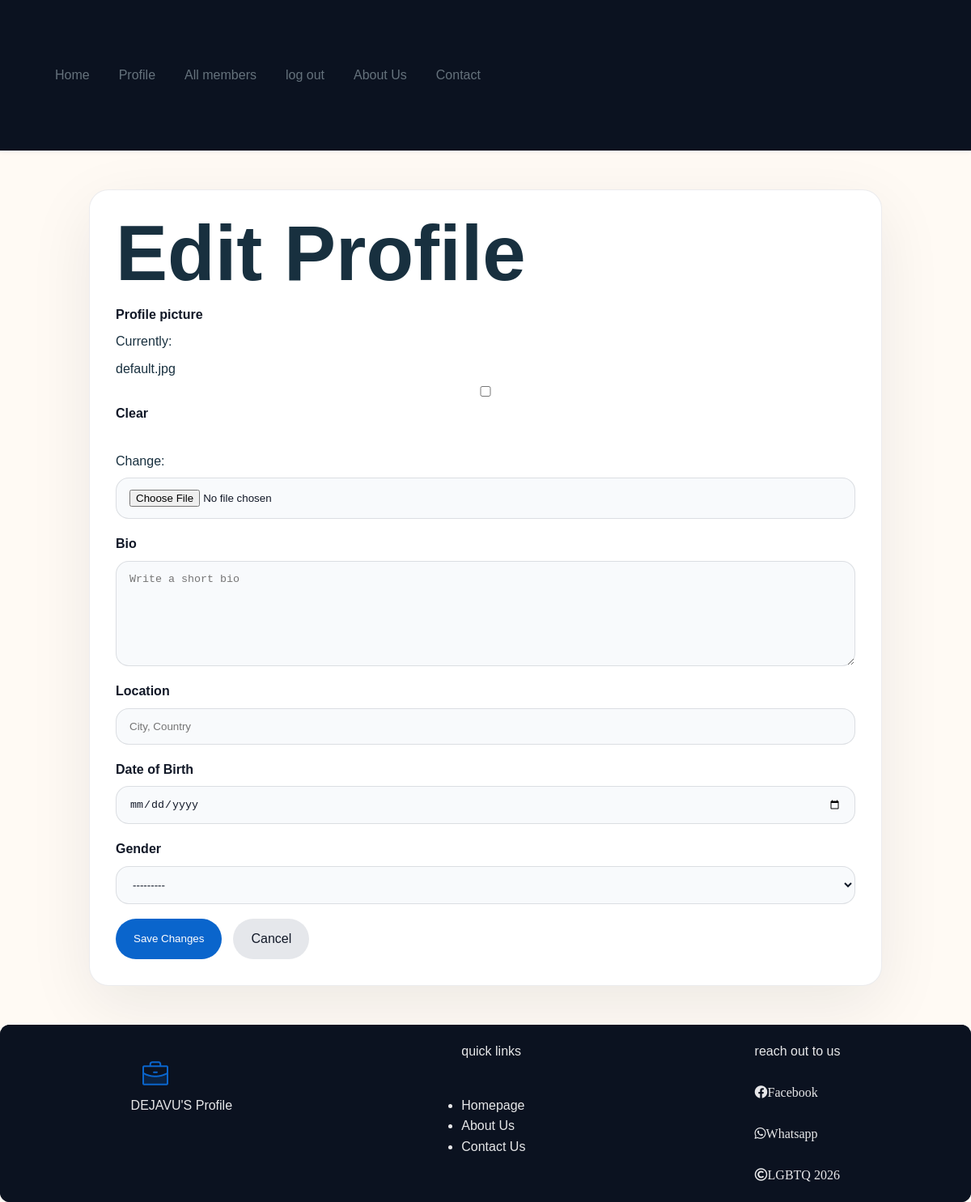
The page /profile/edit/ (signed in) on the database as committed earlier.
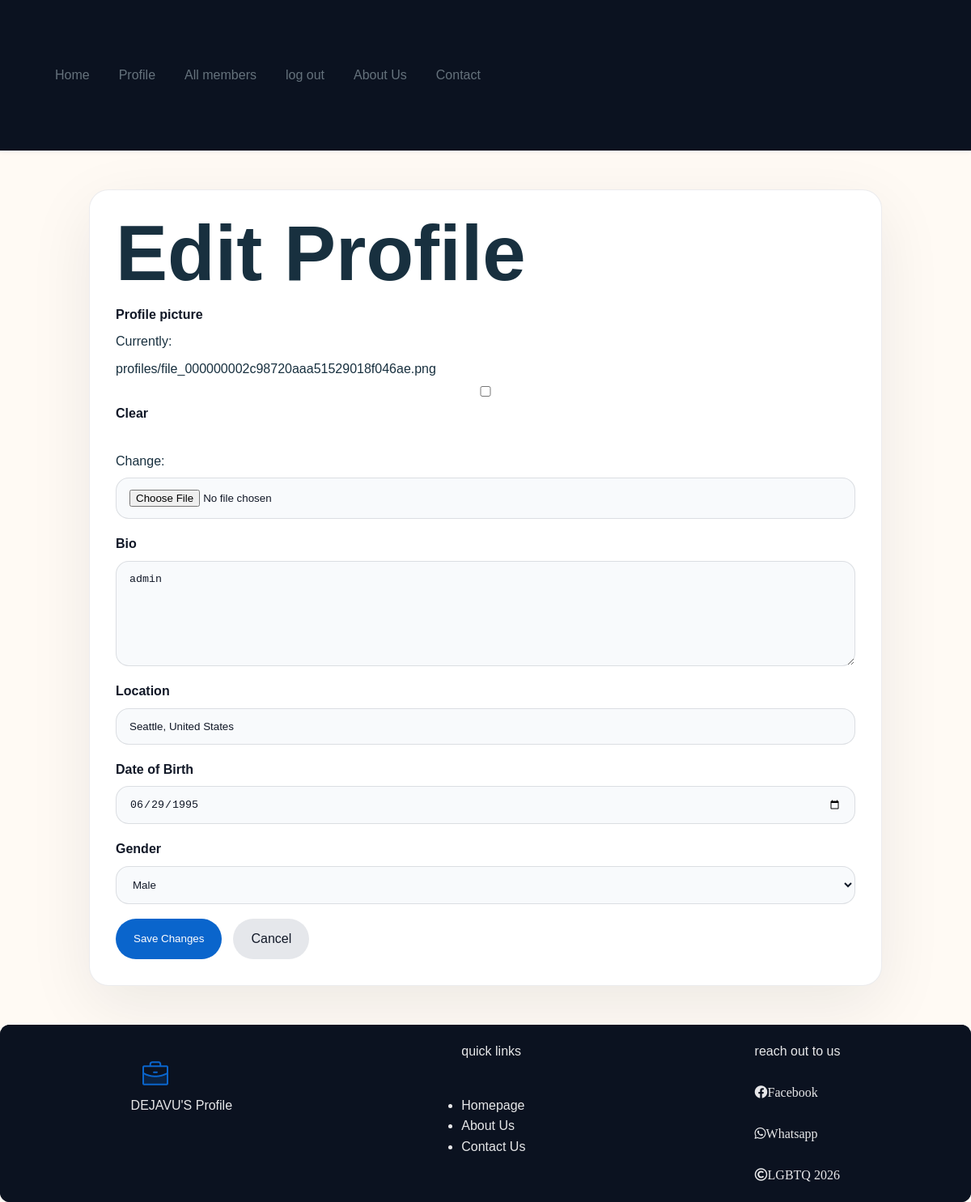
The same page on the database as committed later.
### user/models.py (models this page shows, shortened)
class UserProfile(models.Model):
    user = models.OneToOneField(User, on_delete=models.CASCADE)
    profile_picture = models.ImageField(default='default.jpg', upload_to='profiles/', blank=True, null=True)
    bio = models.TextField(blank=True, null=True)
    location = models.CharField(max_length=120, blank=True, null=True)
    date_of_birth = models.DateField(blank=True, null=True)
    gender = models.CharField(max_length=24, choices=GENDER_CHOICES, blank=True, null=True)

### user/views.py (the view)
# urls.py: path('profile/edit/', edit_profile, name='edit_profile'),
@login_required
def edit_profile(request):
    profile, _ = UserProfile.objects.get_or_create(user=request.user)
    if request.method == 'POST':
        form = UserProfileForm(request.POST, request.FILES, instance=profile)
        if form.is_valid():
            form.save()
            messages.success(request, 'Your profile has been updated.')
            return redirect('profile')
        messages.error(request, 'Please correct the errors below.')
    else:
        form = UserProfileForm(instance=profile)
    return render(request, 'edit_profile.html', {'form': form})

### user/forms.py
class UserProfileForm(forms.ModelForm):
    class Meta:
        model = UserProfile
        fields = ['profile_picture', 'bio', 'location', 'date_of_birth', 'gender']
        widgets = {
            'bio': forms.Textarea(attrs={
                'rows': 4,
                'placeholder': 'Write a short bio',
                'class': 'input-field',
            }),
            'location': forms.TextInput(attrs={
                'placeholder': 'City, Country',
                'class': 'input-field',
            }),
            'date_of_birth': forms.DateInput(attrs={
                'type': 'date',
                'class': 'input-field',
            }),
            'gender': forms.Select(attrs={
                'class': 'input-field',
            }),
        }

### user/templates/edit_profile.html (shortened to what this page needs)
{% extends "base.html" %}
 {% load static %}
 {% block main %}
<div class="content-section edit-profile-section">
  <h1>Edit Profile</h1>
  <form method="post" enctype="multipart/form-data" class="profile-form">
    <div class="form-row">
      <label for="id_profile_picture">Profile picture</label>
      {{ form.profile_picture }}
    </div>
    <div class="form-row">
      <label for="id_bio">Bio</label>
      {{ form.bio }}
    </div>
    <div class="form-row">
      <label for="id_location">Location</label>
      {{ form.location }}
    </div>
    <div class="form-row">
      <label for="id_date_of_birth">Date of Birth</label>
      {{ form.date_of_birth }}
    </div>
    <div class="form-row">
      <label for="id_gender">Gender</label>
      {{ form.gender }}
    </div>
    <div class="form-actions">
      <button type="submit" class="btn-primary">Save Changes</button>
      <a href="{% url 'profile' %}" class="btn-secondary">Cancel</a>
    </div>
  </form>
</div>
{% endblock %}

Rows that differ between the two databases and show on the page:
changed UserProfile: bio (not shown) → "admin"; location (not shown) → "Seattle, United States"; date_of_birth (not shown) → "06/29/1995"; gender "---------" → "Male"
Other text that changed with them:
text no longer shown: "Currently: default.jpg Clear Change:"
text now shown: "Currently: profiles/file_000000002c98720aaa51529018f046ae.png Clear Change:"
